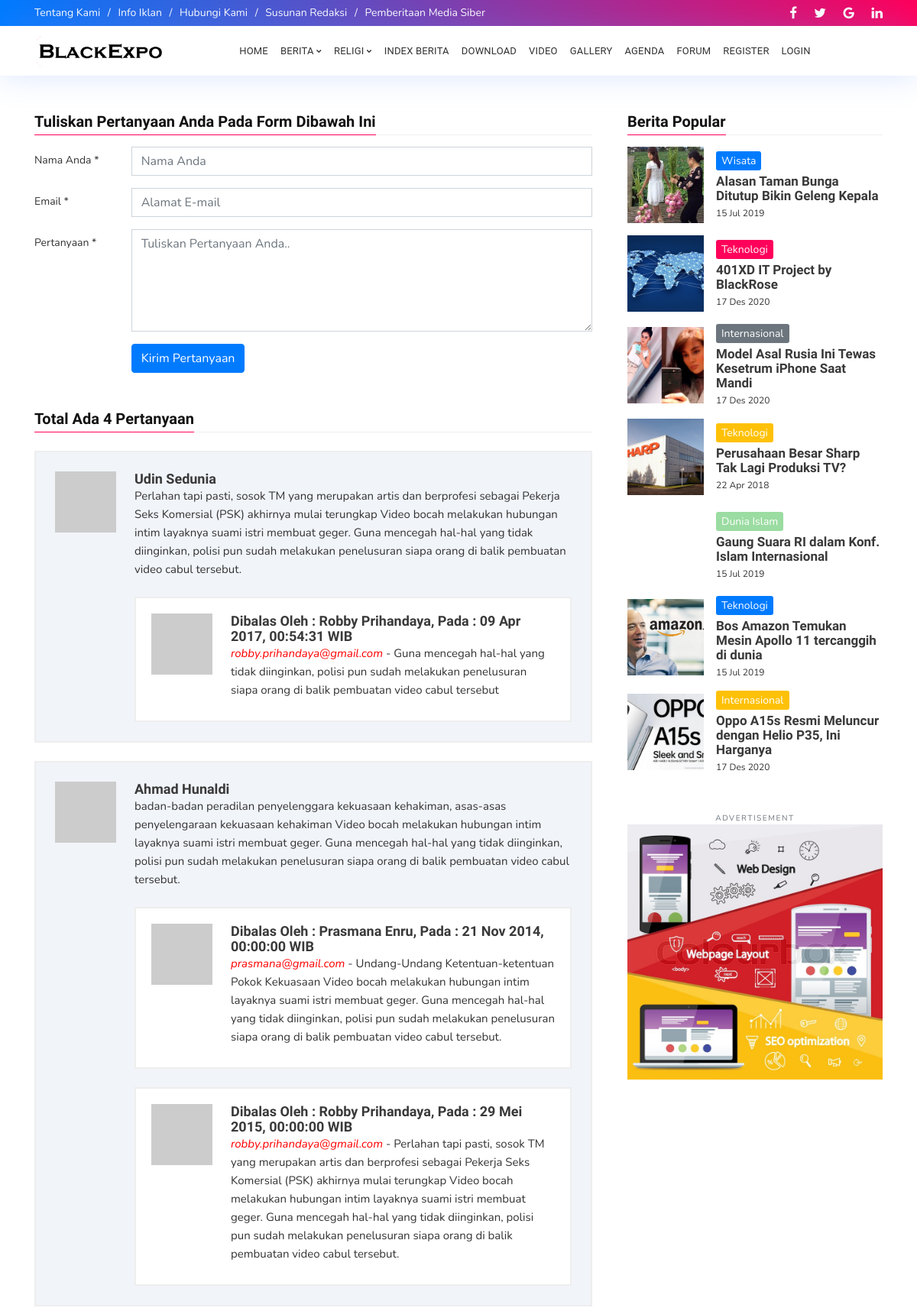
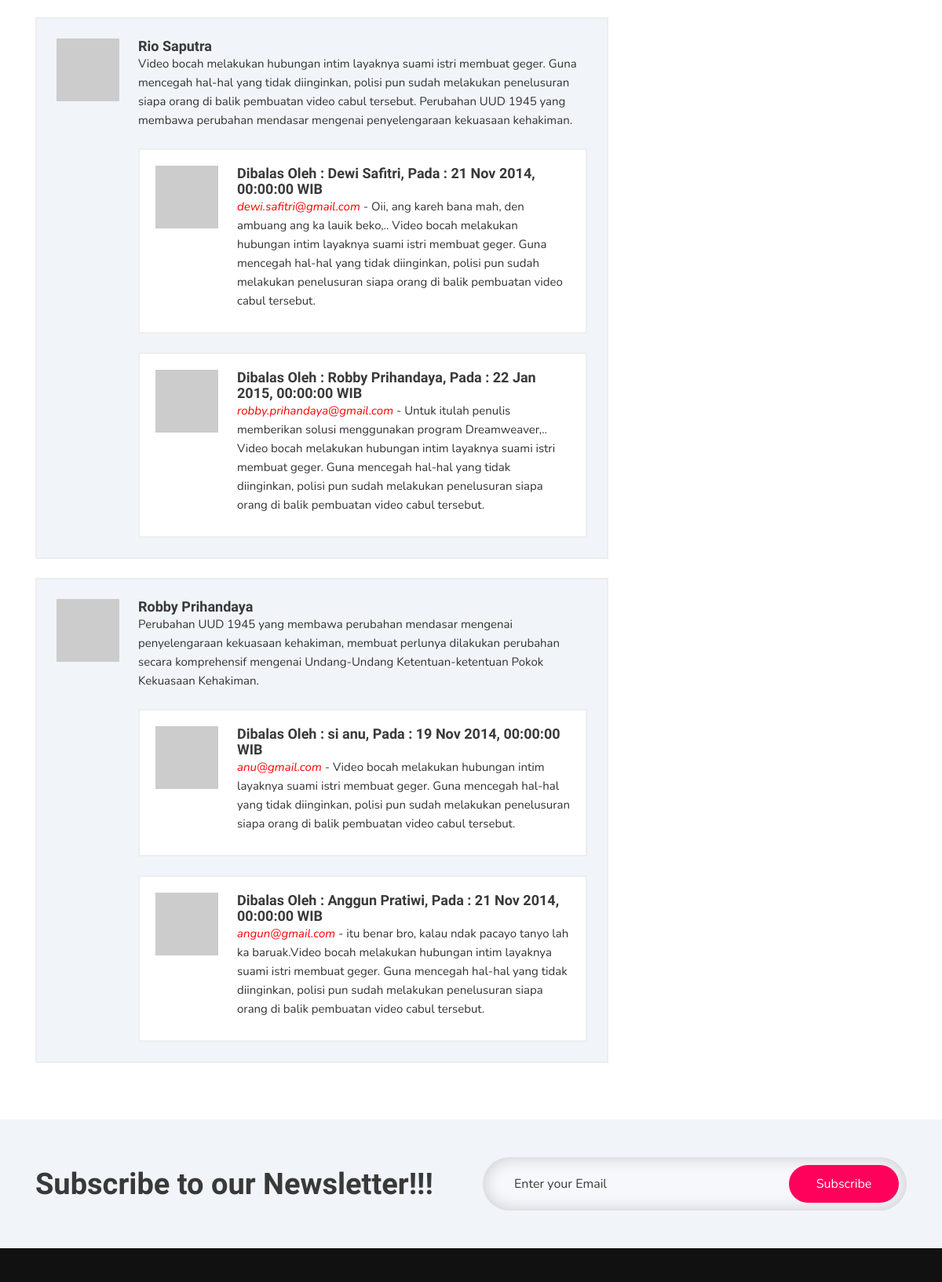
Screenshot of /index.php/konsultasi (upper part) with the database file from the repository (2 pictures, top to bottom).
### tables this page shows
CREATE TABLE `menu` (
  `id_menu` int(5) NOT NULL,
  `id_parent` int(5) NOT NULL DEFAULT 0,
  `nama_menu` varchar(255) NOT NULL,
  `link` varchar(100) NOT NULL,
  `aktif` enum('Ya','Tidak') NOT NULL DEFAULT 'Ya',
  `position` enum('Top','Bottom') DEFAULT 'Bottom',
  `urutan` int(3) NOT NULL
);

CREATE TABLE `logo` (
  `id_logo` int(5) NOT NULL,
  `gambar` varchar(100) NOT NULL
);

CREATE TABLE `tbl_comment` (
  `id_komentar` int(5) NOT NULL,
  `reply` int(5) NOT NULL,
  `nama_lengkap` varchar(150) NOT NULL,
  `alamat_email` varchar(150) NOT NULL,
  `isi_pesan` text NOT NULL,
  `tanggal_komentar` date NOT NULL,
  `jam_komentar` time NOT NULL
);

CREATE TABLE `berita` (
  `id_berita` int(5) NOT NULL,
  `id_kategori` int(5) NOT NULL,
  `username` varchar(30) NOT NULL,
  `judul` varchar(100) NOT NULL,
  `sub_judul` varchar(255) NOT NULL,
  `youtube` varchar(100) NOT NULL,
  `judul_seo` text NOT NULL,
  `headline` enum('Y','N') NOT NULL DEFAULT 'Y',
  `aktif` enum('Y','N') NOT NULL DEFAULT 'N',
  `utama` enum('Y','N') NOT NULL DEFAULT 'Y',
  `isi_berita` longtext NOT NULL,
  `keterangan_gambar` text NOT NULL,
  `hari` varchar(20) NOT NULL,
  `tanggal` date NOT NULL,
  `jam` time NOT NULL,
  `gambar` varchar(100) NOT NULL,
  `dibaca` int(5) NOT NULL DEFAULT 1,
  `tag` varchar(100) NOT NULL,
  `status` enum('Y','N') NOT NULL DEFAULT 'Y'
);

CREATE TABLE `kategori` (
  `id_kategori` int(5) NOT NULL,
  `nama_kategori` varchar(50) NOT NULL,
  `username` varchar(50) NOT NULL,
  `kategori_seo` varchar(100) NOT NULL,
  `aktif` enum('Y','N') NOT NULL DEFAULT 'Y',
  `sidebar` int(10) NOT NULL,
  `gambar_utama` text NOT NULL
);

CREATE TABLE `pasangiklan` (
  `id_pasangiklan` int(5) NOT NULL,
  `judul` varchar(100) NOT NULL,
  `username` varchar(50) NOT NULL,
  `url` varchar(100) NOT NULL,
  `source` text NOT NULL,
  `gambar` varchar(100) NOT NULL,
  `tgl_posting` date NOT NULL
);

### application/views/blackexpo-butterfly/konsultasi.php (the view, shortened to what the rows shown need)
<div class="container fbt-elastic-container mt-5 mb-5">
    <div class="row justify-content-center">
        <div class="fbt-main-wrapper col-lg-8 mb-5 mb-lg-0">
            <div id="main-wrapper">
                <div class="main-section" id="main_content">
                    <div class="blog-posts fbt-index-post-wrap">
                        <div class="row justify-content-center mt-4">
                            <div class="col-lg-12">
                                <div class="blog-post-comments">
                                    <section class="comments embed" id="comments">
                                        <div class="comment-list--form">
                                            <div class="comment-list">
                                                <?php
                                                    foreach ($konsultasi->result_array() as $kka) {
                                                        $isian=nl2br($kka['isi_pesan']);
                                                        $komentarku=sensor($isian);
                                                        $test = md5(strtolower(trim($kka['alamat_email'])));
                                                        echo "<div class='media comment mb-4'>
                                                            <a class='mr-4' href='#'>";
                                                                if ($kka['alamat_email'] == ''){
                                                                    echo "<img src='".base_url()."asset/foto_user/blank.png'/>";
                                                                }else{
                                                                    echo "<img src='http://www.gravatar.com/avatar/$test.jpg?s=100'/>";
                                                                }
                                                            echo "</a>
                                                            <div class='media-body' id='reply$kka[id_komentar]'>
                                                                <h5 class='mt-0'>$kka[nama_lengkap]</h5>
                                                                <p>$komentarku</p>
                                                                <div class='comments__actions'>
                                                                    <span class='button'>";
                                                                    echo "</span>
                                                                </div>";
                                                                $reply = $this->model_utama->view_where('tbl_comment',array('reply'=>$kka['id_komentar']));
                                                                foreach ($reply->result_array() as $r):
                                                                    echo "<div class='comment-reply media mt-4'>
                                                                        <a class='mr-4' href='#'>";
                                                                            if ($r['alamat_email'] == ''):
                                                                                echo "<img src='".base_url()."asset/foto_user/blank.png'/>";
                                                                            else:
                                                                                echo "<img src='http://www.gravatar.com/avatar/$test.jpg?s=100'/>";
                                                                            endif;
                                                                        echo "</a>
                                                                        <div class='media-body'>
                                                                            <h5 class='mt-0'>Dibalas Oleh : $r[nama_lengkap], Pada : ".tgl_indo($r['tanggal_komentar']).", $kka[jam_komentar] WIB </h5>
                                                                            <p><i style='color:red;'>$r[alamat_email]</i> - $r[isi_pesan]</p>
                                                                        </div>
                                                                    </div>";
                                                                endforeach;
                                                            echo "</div>
                                                        </div>";
                                                    }
                                                ?>
                                            </div>
                                        </div>
                                    </section>
                                </div>
                            </div>
                        </div>
                    </div>
                </div>
            </div>
        </div>
        <div class="fbt-main-sidebar col-lg-4">
            <div class="fbt-main-sidebar__content h-100 pl-lg-3">
                <?php $this->load->view(template().'/widget/berita-popular'); ?>
                <?php $this->load->view(template().'/iklan/sidebar-2'); ?>
            </div>
        </div>
    </div>
</div>

### application/views/blackexpo-butterfly/widget/berita-popular.php (shortened to what the rows shown need)
<div class="widget fbt_list_posts mb-5">
    <div class="widget-content">
        <?php
        $populer = $this->model_utama->view_join_two('berita','users','kategori','username','id_kategori',array('berita.status' => 'Y'),'dibaca','DESC',0,7);
        foreach ($populer->result_array() as $r2x):
            echo "<article class='post mb-3'>
                <div class='post-content media align-items-center'>
                    <div class='fbt-item-thumbnail clearfix'>
                        <a href='".base_url()."$r2x[judul_seo]'>";
                            if ($r2x['gambar'] ==''):
                                echo "<img alt='$r2x[judul]' class='post-thumbnail lazyloaded' data-src='".base_url()."asset/foto_berita/no-image.jpg'>";
                            else:
                                echo "<img alt='$r2x[judul]' class='post-thumbnail lazyloaded' data-src='".base_url()."/asset/foto_berita/$r2x[gambar]'>";
                            endif;
                        echo "</a>
                    </div>
                    <div class='ml-3 fbt-title-caption media-body'>
                        <span class='pp-post-tag'>$r2x[nama_kategori]</span>
                        <h3 class='post-title'>
                            <a href='".base_url()."$r2x[judul_seo]'>$r2x[judul]</a>
                        </h3>
                        <div class='post-meta'>
                            <span class='post-date published'>".tgl_indo($r2x['tanggal'])."</span>
                        </div>
                    </div>
                </div>
            </article>";
        endforeach;
        ?>
    </div>
</div>

### application/views/blackexpo-butterfly/iklan/sidebar-2.php (shortened to what the rows shown need)
<div class="widget fbt-sticky-content sticky-top fbt-ad-block">
    <div class="fbt_ad text-center">
        <div class="widget-content">
            <?php
            $pasangiklan2 = $this->model_utama->view_ordering_limit('pasangiklan','id_pasangiklan','ASC',1,1);
            foreach ($pasangiklan2->result_array() as $b):
                $string = $b['gambar'];
                if ($b['gambar'] != ''):
                    if(preg_match("/swf\z/i", $string)):
                        echo "<embed class=\"lazyloaded img-fluid\" src='".base_url()."asset/foto_pasangiklan/$b[gambar]' type='application/x-shockwave-flash'>";
                    else:
                        echo "<a href='$b[url]' target='_blank'>
                            <img alt='$b[judul]' class='lazyloaded img-fluid' data-src='".base_url()."asset/foto_pasangiklan/$b[gambar]'>
                        </a>";
                    endif;
                endif;
            endforeach;
            ?>
        </div>
    </div>
</div>

### application/views/blackexpo-butterfly/header.php (shortened to what the rows shown need)
<div class="fbt-headline clearfix" id="headline">
    <div class="container">
        <div class="row align-items-center justify-content-between py-1 py-md-0">
            <div class="col-md-7 left-headline-content">
                <div class="fbt-left-headline" id="left-headline">
                    <ul class="nav justify-content-center justify-content-md-start">
                        <?php
                        $topmenu = $this->model_utama->view_where_ordering_limit('menu',array('position' => 'Top','aktif' => 'Ya'),'urutan','ASC',0,5);
                        foreach ($topmenu->result_array() as $row):
                            if(preg_match("/^http/", $row['link'])):
                                echo "<li class='nav-item'><a class='nav-link' href='$row[link]'>$row[nama_menu]</a></li>";
                            else:
                                echo "<li class='nav-item'><a class='nav-link' href='".base_url()."$row[link]'>$row[nama_menu]</a></li>";
                            endif;
                        endforeach;
                        ?>
                    </ul>
                </div>
            </div>
        </div>
    </div>
</div>
<nav class="navbar navbar-expand-xl navbar-fbt fbt-nav-skin fbt_sticky_nav m-0">
    <div class="container nav-mobile-px clearfix">
        <div class="navbar-brand order-2 order-xl-1 m-auto">
            <a href="<?php echo base_url(); ?>">
                <?php
                      $logo = $this->model_utama->view_ordering_limit('logo','id_logo','DESC',0,1);
                      foreach ($logo->result_array() as $row) {
                        echo "<img src='".base_url()."asset/logo/$row[gambar]'/>";
                      }
                ?>
        </div>
        <div class="collapse navbar-collapse order-4 order-xl-3 clearfix" id="navbar-menu">
            <ul class="navbar-nav m-auto clearfix">
                <?php
                $botm = $this->db->query("SELECT * FROM menu where id_parent='0' AND position = 'Bottom' AND aktif='Ya' ORDER BY urutan ASC");
                foreach ($botm->result_array() as $row):
                    $dropdown = $this->db->query("SELECT * FROM menu WHERE id_parent='$row[id_menu]' AND aktif='Ya' ORDER BY urutan ASC")->num_rows();
                    if ($dropdown == 0):
                        echo "<li class='nav-item'>
                                    <a  class='nav-link' href='".base_url()."$row[link]'>$row[nama_menu]</a>
                                </li>";
                    else:
                        echo "<li class='nav-item dropdown'>
                                    <a href='#' class='nav-link dropdown-toggle' aria-haspopup='true' aria-expanded='false' data-toggle='dropdown'>$row[nama_menu]</a>
                                    <div class='dropdown-menu'>";
                                    echo "</div>
                                </li>";
                    endif;
                endforeach;
                ?>
            </ul>
        </div>
    </div>
</nav>

### rows the page displays
menu: nama_menu "Tentang Kami"
menu: nama_menu "Info Iklan"
menu: nama_menu "Hubungi Kami"
menu: nama_menu "Susunan Redaksi"
menu: nama_menu "Pemberitaan Media Siber"
logo: gambar (picture)
menu: nama_menu "BERITA"
menu: nama_menu "RELIGI"
menu: nama_menu "INDEX BERITA"
menu: nama_menu "DOWNLOAD"
menu: nama_menu "VIDEO"
menu: nama_menu "GALLERY"
menu: nama_menu "AGENDA"
menu: nama_menu "FORUM"
menu: nama_menu "REGISTER"
menu: nama_menu "LOGIN"
tbl_comment: nama_lengkap "Udin Sedunia", komentarku "Perlahan tapi pasti, sosok TM yang merupakan artis dan berprofesi sebagai Pekerja Seks Komersial (PSK) akhirnya mulai terungkap Video bocah melakukan hubungan intim layaknya suami istri membuat geger. Guna mencegah hal-hal yang tidak diinginkan, polisi pun sudah melakukan penelusuran siapa orang di balik pembuatan video cabul tersebut.", jam_komentar "00:54:31"
tbl_comment: nama_lengkap "Robby Prihandaya", tanggal_komentar "09 Apr 2017", alamat_email "robby.prihandaya@gmail.com", isi_pesan "Guna mencegah hal-hal yang tidak diinginkan, polisi pun sudah melakukan penelusuran siapa orang di balik pembuatan video cabul tersebut"
tbl_comment: nama_lengkap "Ahmad Hunaldi", komentarku "badan-badan peradilan penyelenggara kekuasaan kehakiman, asas-asas penyelengaraan kekuasaan kehakiman Video bocah melakukan hubungan intim layaknya suami istri membuat geger. Guna mencegah hal-hal yang tidak diinginkan, polisi pun sudah melakukan penelusuran siapa orang di balik pembuatan video cabul tersebut.", jam_komentar "00:00:00"
tbl_comment: nama_lengkap "Prasmana Enru", tanggal_komentar "21 Nov 2014", alamat_email "prasmana@gmail.com", isi_pesan "Undang-Undang Ketentuan-ketentuan Pokok Kekuasaan Video bocah melakukan hubungan intim layaknya suami istri membuat geger. Guna mencegah hal-hal yang tidak diinginkan, polisi pun sudah melakukan penelusuran siapa orang di balik pembuatan video cabul tersebut."
tbl_comment: nama_lengkap "Robby Prihandaya", tanggal_komentar "29 Mei 2015", alamat_email "robby.prihandaya@gmail.com", isi_pesan "Perlahan tapi pasti, sosok TM yang merupakan artis dan berprofesi sebagai Pekerja Seks Komersial (PSK) akhirnya mulai terungkap Video bocah melakukan hubungan intim layaknya suami istri membuat geger. Guna mencegah hal-hal yang tidak diinginkan, polisi pun sudah melakukan penelusuran siapa orang di balik pembuatan video cabul tersebut."
tbl_comment: nama_lengkap "Rio Saputra", komentarku "Video bocah melakukan hubungan intim layaknya suami istri membuat geger. Guna mencegah hal-hal yang tidak diinginkan, polisi pun sudah melakukan penelusuran siapa orang di balik pembuatan video cabul tersebut. Perubahan UUD 1945 yang membawa perubahan mendasar mengenai penyelengaraan kekuasaan kehakiman.", jam_komentar "00:00:00"
tbl_comment: nama_lengkap "Dewi Safitri", tanggal_komentar "21 Nov 2014", alamat_email "dewi.safitri@gmail.com", isi_pesan "Oii, ang kareh bana mah, den ambuang ang ka lauik beko,.. Video bocah melakukan hubungan intim layaknya suami istri membuat geger. Guna mencegah hal-hal yang tidak diinginkan, polisi pun sudah melakukan penelusuran siapa orang di balik pembuatan video cabul tersebut."
tbl_comment: nama_lengkap "Robby Prihandaya", tanggal_komentar "22 Jan 2015", alamat_email "robby.prihandaya@gmail.com", isi_pesan "Untuk itulah penulis memberikan solusi menggunakan program Dreamweaver,.. Video bocah melakukan hubungan intim layaknya suami istri membuat geger. Guna mencegah hal-hal yang tidak diinginkan, polisi pun sudah melakukan penelusuran siapa orang di balik pembuatan video cabul tersebut."
tbl_comment: nama_lengkap "Robby Prihandaya", komentarku "Perubahan UUD 1945 yang membawa perubahan mendasar mengenai penyelengaraan kekuasaan kehakiman, membuat perlunya dilakukan perubahan secara komprehensif mengenai Undang-Undang Ketentuan-ketentuan Pokok Kekuasaan Kehakiman.", jam_komentar "00:00:00"
tbl_comment: nama_lengkap "si anu", tanggal_komentar "19 Nov 2014", alamat_email "anu@gmail.com", isi_pesan "Video bocah melakukan hubungan intim layaknya suami istri membuat geger. Guna mencegah hal-hal yang tidak diinginkan, polisi pun sudah melakukan penelusuran siapa orang di balik pembuatan video cabul tersebut."
tbl_comment: nama_lengkap "Anggun Pratiwi", tanggal_komentar "21 Nov 2014", alamat_email "angun@gmail.com", isi_pesan "itu benar bro, kalau ndak pacayo tanyo lah ka baruak.Video bocah melakukan hubungan intim layaknya suami istri membuat geger. Guna mencegah hal-hal yang tidak diinginkan, polisi pun sudah melakukan penelusuran siapa orang di balik pembuatan video cabul tersebut."
berita: gambar (picture), id_kategori.nama_kategori "Wisata", judul "Alasan Taman Bunga Ditutup Bikin Geleng Kepala", tanggal "15 Jul 2019"
berita: gambar (picture), id_kategori.nama_kategori "Teknologi", judul "401XD IT Project by BlackRose", tanggal "17 Des 2020"
berita: gambar (picture), id_kategori.nama_kategori "Internasional", judul "Model Asal Rusia Ini Tewas Kesetrum iPhone Saat Mandi", tanggal "17 Des 2020"
berita: gambar (picture), id_kategori.nama_kategori "Teknologi", judul "Perusahaan Besar Sharp Tak Lagi Produksi TV?", tanggal "22 Apr 2018"
berita: id_kategori.nama_kategori "Dunia Islam", judul "Gaung Suara RI dalam Konf. Islam Internasional", tanggal "15 Jul 2019"
berita: gambar (picture), id_kategori.nama_kategori "Teknologi", judul "Bos Amazon Temukan Mesin Apollo 11 tercanggih di dunia", tanggal "15 Jul 2019"
berita: gambar (picture), id_kategori.nama_kategori "Internasional", judul "Oppo A15s Resmi Meluncur dengan Helio P35, Ini Harganya", tanggal "17 Des 2020"
pasangiklan: gambar (picture)

### other values shown
$stat "Pertanyaan"
$total "4"
